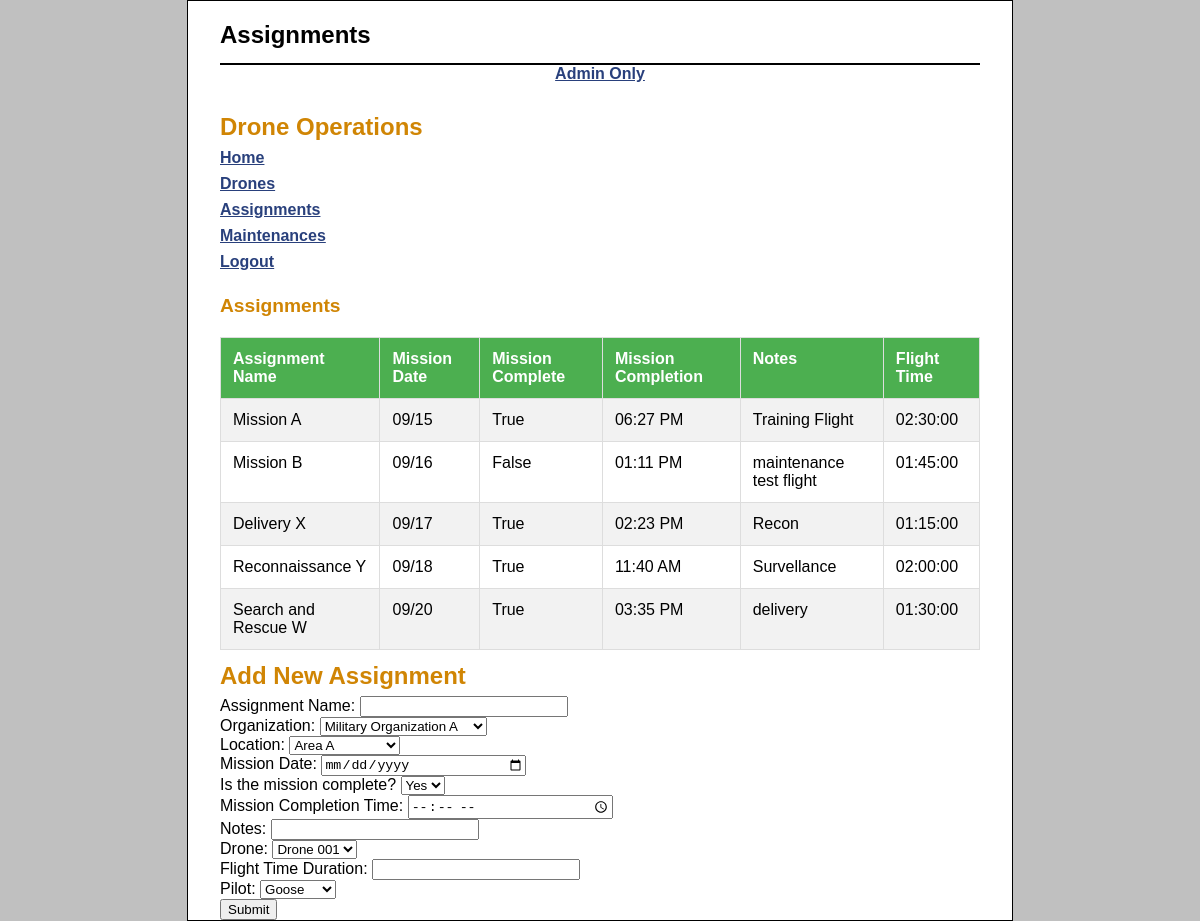
/Backend/index.php?action=show_assignments (signed in), run on the app's committed database.
### tables this page shows
CREATE TABLE Assignments (
   AssignmentID INT PRIMARY KEY AUTO_INCREMENT,
   AssignmentName VARCHAR(100),
   OrgID INT,
   LocationID INT,
   MissionDate DATE,
   MissionComplete BOOLEAN, 
   MissionCompletion TIME,
   Notes VARCHAR(255),
   DroneID INT,
   FlightTime TIME,
   PilotsID INT, 
    FOREIGN KEY (OrgID) REFERENCES Organizations(OrgID),
    FOREIGN KEY (LocationID) REFERENCES Locations(LocationID),
    FOREIGN KEY (DroneID) REFERENCES Drones(DroneID),
    FOREIGN KEY (PilotsID) REFERENCES Pilots(PilotID)
);

### Backend/view/assignments.php (the view, shortened to what this page needs)
<?php
    if(isset($_SESSION['is_valid_admin'])) {
        $stmt = $db->query("SELECT  AssignmentName, DATE_FORMAT(MissionDate, '%m/%d') AS formatted_date, MissionComplete, DATE_FORMAT(MissionCompletion, '%h:%i %p') AS formatted_time , Notes, FlightTime FROM Assignments");
          $stmt->execute();
        } else {
            throw new Exception('Should not be able to get here if not logged in');
        }
?>
<!DOCTYPE html>
<html>
    <head>
        <link rel="stylesheet" type="text/css" href="main.css"/>
    </head>
    <body>
        <header>
            <h1> Assignments</h1>
        </header>
        <?php
            include("util/nav_menu.php")
        ?>
<div class="container">
            <h2> Assignments</h2>
            <table>
                <tr>
                    <th> Assignment Name</th>
                    <th> Mission Date </th>
                    <th> Mission Complete </th>
                    <th> Mission Completion </th>
                    <th> Notes </th>
                    <th> Flight Time </th>
                </tr>
                <?php while ($row = $stmt->fetch()): ?>
                    <tr>
                        <td><?php echo htmlspecialchars($row['AssignmentName']); ?></td>
                        <td><?php echo htmlspecialchars($row['formatted_date']); ?></td>
                        <td><?php echo htmlspecialchars($row['MissionComplete']?"True":"False"); ?></td>
                        <td><?php echo htmlspecialchars($row['formatted_time']); ?></td>
                        <td><?php echo htmlspecialchars($row['Notes']); ?></td>
                        <td><?php echo htmlspecialchars($row['FlightTime']); ?></td>
                    </tr>
                <?php endwhile; ?>
            </table>
        </div>
        <div class="container">
                <h1>Add New Assignment</h2>
                <form method="post">
                    <label for="name">Assignment Name:</label>
                    <input type = "text" class="text" name="name"> </br>
                    <label for="org">Organization:</label>
                    <select id="org" name="org" required>
                        <?php
                            $query = "SELECT  OrgID, OrgName FROM Organizations";
                            $stmt = $db->query($query);
                            $data = $stmt->fetchAll(PDO::FETCH_ASSOC);
                            foreach ($data as $row) {
                                echo "<option value='{$row['OrgID']}'>{$row['OrgName']}</option>";
                            }
                        ?>
                    </select></br>
                    <label for="loc">Location:</label>
                    <select id="loc" name="loc" required>
                        <?php
                            $query = "SELECT  LocationID, LocationName FROM Locations";
                            $stmt = $db->query($query);
                            $data = $stmt->fetchAll(PDO::FETCH_ASSOC);
                            foreach ($data as $row) {
                                echo "<option value='{$row['LocationID']}'>{$row['LocationName']}</option>";
                            }
                        ?>
                    </select></br>
                    <label for="date">Mission Date:</label>
                    <input type ="date" class="text" name="date"> </br>
                    <label for="complete">Is the mission complete?</label>
                    <select id="complete" name="complete" required>
                        <option value="1">Yes</option>
                    </select></br>
                    <label for="time">Mission Completion Time:</label>
                    <input type = "time" class="text" name="time"> </br>
                    <label for="note">Notes:</label>
                    <input type = "text" class="text" name="note"> </br>
                    <label for="drone">Drone:</label>
                    <select id="drone" name="drone" required>
                        <?php
                            $query = "SELECT  DroneID, DroneName FROM Drones";
                            $stmt = $db->query($query);
                            $data = $stmt->fetchAll(PDO::FETCH_ASSOC);
                            foreach ($data as $row) {
                                echo "<option value='{$row['DroneID']}'>{$row['DroneName']}</option>";
                            }
                        ?>
                    </select></br>
                    <label for="flight">Flight Time Duration:</label>
                    <input type = "text" class="text" name="flight"> </br>
                    <label for="pilot">Pilot:</label>
                    <select id="pilot" name="pilot" required>
                        <?php
                            $query = "SELECT  PilotID, CallSign FROM Pilots";
                            $stmt = $db->query($query);
                            $data = $stmt->fetchAll(PDO::FETCH_ASSOC);
                            foreach ($data as $row) {
                                echo "<option value='{$row['PilotID']}'>{$row['CallSign']}</option>";
                            }
                        ?>
                    </select></br>
                    <input type="submit" name="submit" value="Submit">
                </form>
            </div>
    </body>
</html>

### Backend/main.css (style rules this page uses)
html { background-color: rgb(192, 192, 192); }
body { font-family: Arial, Helvetica, sans-serif; width: 760px; margin: 0 auto; padding: 0 2em; background-color: white; border: 1px solid black; }
header { border-bottom: 2px solid black; padding: .5em 0; }
header h1 { color: black; }
h1 { font-size: 150%; margin: .5em 0 .25em; }
h2 { font-size: 120%; margin: .5em 0; }
h1, h2 { color: rgb(208, 133, 4); }
table { border-collapse: collapse; }
td, th { padding: .2em .5em .2em .5em; vertical-align: top; text-align: left; }
input.text { width: 15em; }
div > table { width: 100%; margin-top: 20px; border-collapse: collapse; }
div > table, th, td { border: 1px solid #ddd; }
div > table th, table td { padding: 12px; text-align: left; }
div > table th { background-color: #4CAF50; color: white; }
div > table tr:nth-child(even) { background-color: #f2f2f2; }

### data on the page
assignments: AssignmentName "Mission A", formatted_date "09/15", MissionComplete "True", formatted_time "06:27 PM", Notes "Training Flight", FlightTime "02:30:00"
assignments: AssignmentName "Mission B", formatted_date "09/16", MissionComplete "False", formatted_time "01:11 PM", Notes "maintenance test flight", FlightTime "01:45:00"
assignments: AssignmentName "Delivery X", formatted_date "09/17", MissionComplete "True", formatted_time "02:23 PM", Notes "Recon", FlightTime "01:15:00"
assignments: AssignmentName "Reconnaissance Y", formatted_date "09/18", MissionComplete "True", formatted_time "11:40 AM", Notes "Survellance", FlightTime "02:00:00"
assignments: AssignmentName "Search and Rescue W", formatted_date "09/20", MissionComplete "True", formatted_time "03:35 PM", Notes "delivery", FlightTime "01:30:00"

### other printed values
form field org "Military Organization A"
form field loc "Area A"
form field drone "Drone 001"
form field pilot "Goose"
